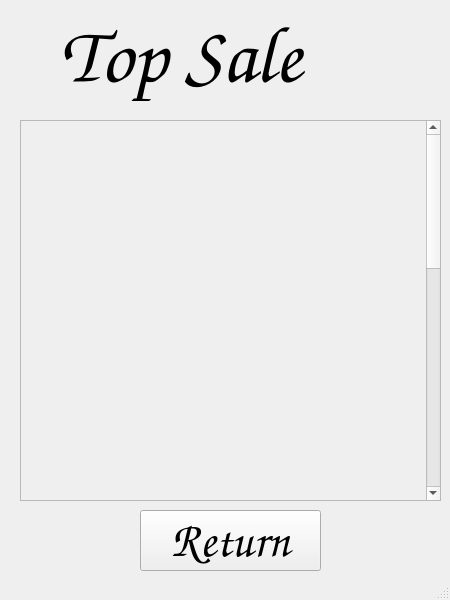
<?xml version="1.0" encoding="UTF-8"?>
<ui version="4.0">
 <class>MainWindow</class>
 <widget class="QMainWindow" name="MainWindow">
  <property name="geometry">
   <rect>
    <x>0</x>
    <y>0</y>
    <width>450</width>
    <height>600</height>
   </rect>
  </property>
  <property name="windowTitle">
   <string>MainWindow</string>
  </property>
  <widget class="QWidget" name="centralwidget">
   <widget class="QLabel" name="Welcome_banner">
    <property name="geometry">
     <rect>
      <x>60</x>
      <y>10</y>
      <width>341</width>
      <height>91</height>
     </rect>
    </property>
    <property name="font">
     <font>
      <family>Comic Sans MS</family>
      <pointsize>60</pointsize>
     </font>
    </property>
    <property name="text">
     <string>Top Sale</string>
    </property>
   </widget>
   <widget class="QPushButton" name="SALE_4">
    <property name="geometry">
     <rect>
      <x>140</x>
      <y>510</y>
      <width>181</width>
      <height>61</height>
     </rect>
    </property>
    <property name="font">
     <font>
      <family>Comic Sans MS</family>
      <pointsize>36</pointsize>
     </font>
    </property>
    <property name="text">
     <string>Return</string>
    </property>
   </widget>
   <widget class="QScrollArea" name="scrollArea">
    <property name="geometry">
     <rect>
      <x>20</x>
      <y>120</y>
      <width>421</width>
      <height>381</height>
     </rect>
    </property>
    <property name="verticalScrollBarPolicy">
     <enum>Qt::ScrollBarAlwaysOn</enum>
    </property>
    <property name="widgetResizable">
     <bool>false</bool>
    </property>
    <widget class="QWidget" name="scrollAreaWidgetContents">
     <property name="geometry">
      <rect>
       <x>0</x>
       <y>0</y>
       <width>400</width>
       <height>1000</height>
      </rect>
     </property>
     <widget class="QLabel" name="label">
      <property name="geometry">
       <rect>
        <x>-10</x>
        <y>-30</y>
        <width>400</width>
        <height>1000</height>
       </rect>
      </property>
      <property name="text">
       <string/>
      </property>
      <property name="pixmap">
       <pixmap>used_uifiles/top_sale.jpg</pixmap>
      </property>
      <property name="scaledContents">
       <bool>true</bool>
      </property>
     </widget>
    </widget>
   </widget>
  </widget>
  <widget class="QStatusBar" name="statusbar"/>
 </widget>
 <resources/>
 <connections/>
</ui>
